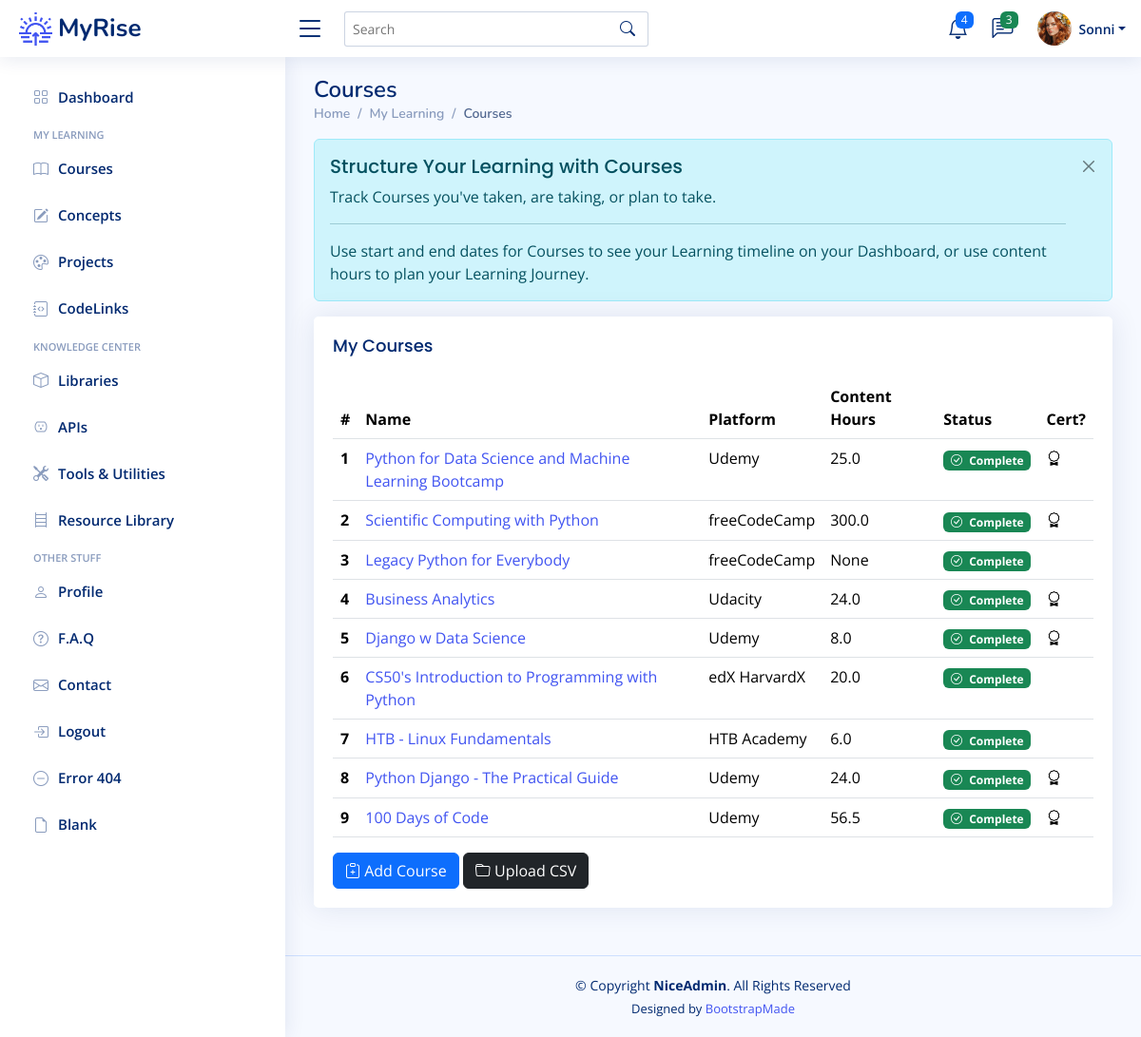
The page /courses (signed in) on the database its author committed.
### app/models.py (models this page shows)
class User(UserMixin, db.Model):
    __tablename__ = "users"
    id: Mapped[int] = mapped_column(Integer, primary_key=True)
    email: Mapped[str] = mapped_column(String(100), unique=True)
    password: Mapped[str] = mapped_column(String(250))
    name: Mapped[str] = mapped_column(String(1000))
    display_name: Mapped[str] = mapped_column(String(1000))
    projects: Mapped[List["Project"]] = relationship(back_populates="user")
    events: Mapped[List["Event"]] = relationship(back_populates="user")
    courses: Mapped[List["Course"]] = relationship(back_populates="user")
    libraries: Mapped[List["Library"]] = relationship(back_populates="user")
    apis: Mapped[List["API"]] = relationship(back_populates="user")
    tools: Mapped[List["Tool"]] = relationship(back_populates="user")
    resources: Mapped[List["Resource"]] = relationship(back_populates="user")
    repos: Mapped[List["Repository"]] = relationship(back_populates="user")
    codelinks: Mapped[List["CodeLink"]] = relationship(back_populates="user")
    concepts: Mapped[List["Concept"]] = relationship('Concept', secondary=user_concept, backref='user')

class Course(db.Model):
    __tablename__ = "courses"
    id: Mapped[int] = mapped_column(Integer, primary_key=True)
    name: Mapped[str] = mapped_column(String(100), unique=True)
    platform: Mapped[str] = mapped_column(String(100))
    url: Mapped[str] = mapped_column(String(250), nullable=True)
    instructor: Mapped[str] = mapped_column(String(100))
    start: Mapped[datetime.date] = mapped_column(Date, nullable=True)
    complete: Mapped[datetime.date] = mapped_column(Date, nullable=True)
    content_hours: Mapped[float] = mapped_column(nullable=True)
    has_cert: Mapped[bool] = mapped_column(Boolean)
    date_added: Mapped[datetime.date] = mapped_column(Date, nullable=False)
    status: Mapped[str] = mapped_column(String(100), nullable=True)
    projects: Mapped[List["Project"]] = relationship(back_populates="course")
    user_id: Mapped[int] = mapped_column(Integer, ForeignKey(User.id), index=True)
    user: Mapped["User"] = relationship(back_populates="courses")

### app/routes.py (the view)
@app.route('/courses')
@login_required
def courses_page():
    get_courses = db.session.execute(db.select(Course).filter_by(user_id=current_user.id)).scalars().all()
    courses = [course for course in get_courses]
    return render_template('courses.html', courses=courses, course_badge=course_statuses)

### app/models.py (called while the page is built)
@login_manager.user_loader
def load_user(user_id):
    return db.get_or_404(User, user_id)

### app/templates/courses.html (shortened to what this page needs)
{% extends 'base.html' %}
{% from 'bootstrap5/form.html' import render_form %}
{% block content %}
	<main id="main" class="main">
    <div class="pagetitle">
      <h1>Courses</h1>
      <nav>
        <ol class="breadcrumb">
          <li class="breadcrumb-item"><a href="index.html">Home</a></li>
          <li class="breadcrumb-item">My Learning</li>
          <li class="breadcrumb-item active">Courses</li>
        </ol>
      </nav>
    </div>
	<div class="alert alert-info  alert-dismissible fade show" role="alert">
		<h4 class="alert-heading">Structure Your Learning with Courses</h4>
		<p>Track Courses you've taken, are taking, or plan to take.</p>
		<hr>
		<p class="mb-0">Use start and end dates for Courses to see your Learning timeline on your Dashboard, or use content hours to plan your Learning Journey.</p>
		<button type="button" class="btn-close" data-bs-dismiss="alert" aria-label="Close"></button>
	  </div>
	 <div class="card">
		<div class="card-body">
		  <h5 class="card-title">My Courses</h5>
		  <table class="table table-hover">
			<thead>
			  <tr>
			    <th scope="col">#</th>
				<th scope="col">Name</th>
				<th scope="col">Platform</th>
				<th scope="col">Content Hours</th>
			    <th scope="col">Status</th>
				<th scope="col">Cert?</th>
			  </tr>
			</thead>
			<tbody>
			{% for course in courses %}
			  <tr>
				<th scope="row">{{ course.id }}</th>
			  	<td><a href="{{ url_for('course_detail', num=course.id ) }}">{{ course.name }}</a></td>
				<td>{{ course.platform }}</td>
				<td>{{ course.content_hours }}</td>
				  {% if course.status %}
				<td><span class="badge {{ course_badge[course.status][1] }}"><i class="bi {{ course_badge[course.status][2] }} me-1"></i> {{ course_badge[course.status][0] }}</span></td>
				  {% else %}
				  <td></td>
				  {% endif %}
				  {% if course.has_cert %}
				<td><i class="bi bi-award"></i></td>
				  {% else %}
				  <td></td>
				  {% endif %}
			  </tr>
			{% endfor %}
			</tbody>
		  </table>
			<a href="{{ url_for('add_new_course') }}">
		  <button type="button" class="btn btn-primary"><i class="bi bi-clipboard-plus"></i> Add Course</button>
			</a>
			<a href="{{ url_for('import_courses') }}">
		  <button type="button" class="btn btn-dark"><i class="bi bi-folder"></i> Upload CSV</button>
			</a>
		</div>
	 </div>
	</main>
{% endblock %}

### app/templates/base.html (shortened to what this page needs)
<!doctype html>
<html lang="en">
  <head>
	  {% block styles %}
		<link href="https://cdn.jsdelivr.net/npm/bootstrap@5.3.3/dist/css/bootstrap.min.css" rel="stylesheet">
	  	<link href="{{ url_for('static', filename='vendor/bootstrap/css/bootstrap.min.css') }}" rel="stylesheet">
	  	<link href="{{ url_for('static', filename='vendor/bootstrap-icons/bootstrap-icons.css') }}" rel="stylesheet">
	  	<link href="{{ url_for('static', filename='vendor/boxicons/css/boxicons.min.css') }}" rel="stylesheet">
	  	<link href="{{ url_for('static', filename='vendor/quill/quill.snow.css') }}" rel="stylesheet">
	  	<link href="{{ url_for('static', filename='vendor/quill/quill.bubble.css') }}" rel="stylesheet">
	  	<link href="{{ url_for('static', filename='vendor/remixicon/remixicon.css') }}" rel="stylesheet">
	  	<link href="{{ url_for('static', filename='vendor/simple-datatables/style.css') }}" rel="stylesheet">
	  	<link href="{{ url_for('static', filename='css/style.css' ) }}" rel="stylesheet">
    	{% endblock %}
  </head>
  <body>
  	{% include "heading.html" %}
    {% block content %}{% endblock %}
	{% include 'footer.html' %}
  </body>
</html>

### app/templates/heading.html (shortened to what this page needs)
{% from 'bootstrap5/nav.html' import render_nav_item %}
{% from 'bootstrap5/form.html' import render_form %}
  <header id="header" class="header fixed-top d-flex align-items-center">
    <div class="d-flex align-items-center justify-content-between">
      <a href="{{ url_for('home') }}" class="logo d-flex align-items-center">
        <img src="{{ url_for('static', filename='img/logo.png') }}" alt="sun-rise">
        <span class="d-none d-lg-block">MyRise</span>
      </a>
      <i class="bi bi-list toggle-sidebar-btn"></i>
    </div>
    <div class="search-bar">
      <form class="search-form d-flex align-items-center" method="POST" action="#">
        <input type="text" name="query" placeholder="Search" title="Enter search keyword">
        <button type="submit" title="Search"><i class="bi bi-search"></i></button>
      </form>
    </div>
    <nav class="header-nav ms-auto">
      <ul class="d-flex align-items-center">
        <li class="nav-item dropdown">
          <a class="nav-link nav-icon" href="#" data-bs-toggle="dropdown">
            <i class="bi bi-bell"></i>
            <span class="badge bg-primary badge-number">4</span>
          </a>
        </li>
        <li class="nav-item dropdown">
          <a class="nav-link nav-icon" href="#" data-bs-toggle="dropdown">
            <i class="bi bi-chat-left-text"></i>
            <span class="badge bg-success badge-number">3</span>
          </a>
        </li>
        <li class="nav-item dropdown pe-3">
          <a class="nav-link nav-profile d-flex align-items-center pe-0" href="#" data-bs-toggle="dropdown">
            <img src="{{ url_for('static', filename='img/profile-img.png') }}" alt="Profile" class="rounded-circle">
            <span class="d-none d-md-block dropdown-toggle ps-2">{{ current_user.display_name }}</span>
          </a>
        </li>
      </ul>
    </nav>
  </header>
  <aside id="sidebar" class="sidebar">
    <ul class="sidebar-nav" id="sidebar-nav">
      <li class="nav-item">
        <a class="nav-link collapsed" href="{{ url_for('home') }}">
          <i class="bi bi-grid"></i>
          <span>Dashboard</span>
        </a>
      </li>
<li class="nav-heading">My Learning</li>
	  <li class="nav-item">
        <a class="nav-link collapsed" href="{{ url_for('courses_page') }}">
          <i class="bi bi-book"></i>
          <span>Courses</span>
        </a>
      </li>
	  <li class="nav-item">
        <a class="nav-link collapsed" href="{{ url_for('concepts_page') }}">
          <i class="bi bi-pencil-square"></i>
          <span>Concepts</span>
        </a>
      </li>
	  <li class="nav-item">
        <a class="nav-link collapsed" href="{{ url_for('projects_page') }}">
          <i class="bi bi-palette"></i>
          <span>Projects</span>
        </a>
      </li>
	  <li class="nav-item">
        <a class="nav-link collapsed" href="{{ url_for('codelinks_page') }}">
          <i class="bi bi-journal-code"></i>
          <span>CodeLinks</span>
        </a>
      </li>
<li class="nav-heading">Knowledge Center</li>
	  <li class="nav-item">
        <a class="nav-link collapsed" href="{{ url_for('libraries_page') }}">
          <i class="bi bi-box"></i>
          <span>Libraries</span>
        </a>
      </li>
	  <li class="nav-item">
        <a class="nav-link collapsed" href="{{ url_for('apis_page') }}">
          <i class="bi bi-outlet"></i>
          <span>APIs</span>
        </a>
      </li>
	  <li class="nav-item">
        <a class="nav-link collapsed" href="{{ url_for('tools_page') }}">
          <i class="bi bi-tools"></i>
          <span>Tools & Utilities</span>
        </a>
      </li>
	  <li class="nav-item">
        <a class="nav-link collapsed" href="{{ url_for('resources_page') }}">
          <i class="bi bi-bookshelf"></i>
          <span>Resource Library</span>
        </a>
      </li>
	<li class="nav-heading">Other Stuff</li>
      <li class="nav-item">
        <a class="nav-link collapsed" href="{{ url_for('profile') }}">
          <i class="bi bi-person"></i>
          <span>Profile</span>
        </a>
      </li>
      <li class="nav-item">
        <a class="nav-link collapsed" href="{{ url_for('faq') }}">
          <i class="bi bi-question-circle"></i>
          <span>F.A.Q</span>
        </a>
	  </li>
      <li class="nav-item">
        <a class="nav-link collapsed" href="{{ url_for('contact') }}">
          <i class="bi bi-envelope"></i>
          <span>Contact</span>
        </a>
      </li>
	{% if not current_user.is_authenticated %}
      <li class="nav-item">
        <a class="nav-link collapsed" href="{{ url_for('register') }}">
          <i class="bi bi-card-list"></i>
          <span>Register</span>
        </a>
      </li>
      <li class="nav-item">
        <a class="nav-link collapsed" href="{{ url_for('login') }}">
          <i class="bi bi-box-arrow-in-right"></i>
          <span>Login</span>
        </a>
      </li>
	{% else %}
		<li class="nav-item">
        <a class="nav-link collapsed" href="{{ url_for('logout') }}">
          <i class="bi bi-box-arrow-in-right"></i>
          <span>Logout</span>
        </a>
      </li>
	{% endif %}
      <li class="nav-item">
        <a class="nav-link collapsed" href="pages-error-404.html">
          <i class="bi bi-dash-circle"></i>
          <span>Error 404</span>
        </a>
      </li>
      <li class="nav-item">
        <a class="nav-link collapsed" href="pages-blank.html">
          <i class="bi bi-file-earmark"></i>
          <span>Blank</span>
        </a>
      </li>
    </ul>
  </aside>

### app/templates/footer.html
  <footer id="footer" class="footer">
    <div class="copyright">
      &copy; Copyright <strong><span>NiceAdmin</span></strong>. All Rights Reserved
    </div>
    <div class="credits">
      Designed by <a href="https://bootstrapmade.com/">BootstrapMade</a>
    </div>
  </footer>

### app/static/css/style.css (style rules this page uses)
:root { scroll-behavior: smooth; }
body { font-family: "Open Sans", sans-serif; background: #f6f9ff; color: #444444; }
a { color: #4154f1; text-decoration: none; }
h1, h2, h3, h4, h5, h6 { font-family: "Nunito", sans-serif; }
#main { margin-top: 60px; padding: 20px 30px; transition: all 0.3s; }
.pagetitle { margin-bottom: 10px; }
.pagetitle h1 { font-size: 24px; margin-bottom: 0; font-weight: 600; color: #012970; }
.card { margin-bottom: 30px; border: none; border-radius: 5px; box-shadow: 0px 0 30px rgba(1, 41, 112, 0.1); }
.card-title { padding: 20px 0 15px 0; font-size: 18px; font-weight: 500; color: #012970; font-family: "Poppins", sans-serif; }
.card-body { padding: 0 20px 20px 20px; }
.alert-heading { font-weight: 500; font-family: "Poppins", sans-serif; font-size: 20px; }
.btn-close { background-size: 25%; }
.breadcrumb { font-size: 14px; font-family: "Nunito", sans-serif; color: #899bbd; font-weight: 600; }
.breadcrumb a { color: #899bbd; transition: 0.3s; }
.breadcrumb .breadcrumb-item::before { color: #899bbd; }
.breadcrumb .active { color: #51678f; font-weight: 600; }
.logo { line-height: 1; }
@media (min-width: 1200px) { .logo { width: 280px; } }
.logo img { max-height: 35px; margin-right: 6px; }
.logo span { font-size: 26px; font-weight: 700; color: #012970; font-family: "Nunito", sans-serif; }
.header { transition: all 0.5s; z-index: 997; height: 60px; box-shadow: 0px 2px 20px rgba(1, 41, 112, 0.1); background-color: #fff; padding-left: 20px; }
.header .toggle-sidebar-btn { font-size: 32px; padding-left: 10px; cursor: pointer; color: #012970; }
.header .search-bar { min-width: 360px; padding: 0 20px; }
.header .search-form { width: 100%; }
.header .search-form input { border: 0; font-size: 14px; color: #012970; border: 1px solid rgba(1, 41, 112, 0.2); padding: 7px 38px 7px 8px; border-radius: 3px; transition: 0.3s; width: 100%; }
.header .search-form button { border: 0; padding: 0; margin-left: -30px; background: none; }
.header .search-form button i { color: #012970; }
.header-nav ul { list-style: none; }
.header-nav>ul { margin: 0; padding: 0; }
.header-nav .nav-icon { font-size: 22px; color: #012970; margin-right: 25px; position: relative; }
.header-nav .nav-profile { color: #012970; }
.header-nav .nav-profile img { max-height: 36px; }
.header-nav .nav-profile span { font-size: 14px; font-weight: 600; }
.header-nav .badge-number { position: absolute; inset: -2px -5px auto auto; font-weight: normal; font-size: 12px; padding: 3px 6px; }
.sidebar { position: fixed; top: 60px; left: 0; bottom: 0; width: 300px; z-index: 996; transition: all 0.3s; padding: 20px; overflow-y: auto; scrollbar-width: thin; scrollbar-color: #aab7cf transparent; box-shadow: 0px 0px 20px rgba(1, 41, 112, 0.1); background-color: #fff; }
@media (min-width: 1200px) { #main, #footer { margin-left: 300px; } }
.sidebar-nav { padding: 0; margin: 0; list-style: none; }
.sidebar-nav li { padding: 0; margin: 0; list-style: none; }
.sidebar-nav .nav-item { margin-bottom: 5px; }
.sidebar-nav .nav-heading { font-size: 11px; text-transform: uppercase; color: #899bbd; font-weight: 600; margin: 10px 0 5px 15px; }
.sidebar-nav .nav-link { display: flex; align-items: center; font-size: 15px; font-weight: 600; color: #4154f1; transition: 0.3; background: #f6f9ff; padding: 10px 15px; border-radius: 4px; }
.sidebar-nav .nav-link i { font-size: 16px; margin-right: 10px; color: #4154f1; }
.sidebar-nav .nav-link.collapsed { color: #012970; background: #fff; }
.sidebar-nav .nav-link.collapsed i { color: #899bbd; }
.footer { padding: 20px 0; font-size: 14px; transition: all 0.3s; border-top: 1px solid #cddfff; }
.footer .copyright { text-align: center; color: #012970; }
.footer .credits { padding-top: 5px; text-align: center; font-size: 13px; color: #012970; }

### rows shown on the page
User: display_name "Sonni"
Course: id "1", name "Python for Data Science and Machine Learning Bootcamp", platform "Udemy", content_hours "25.0", status "Complete", has_cert True (drawn)
Course: id "2", name "Scientific Computing with Python", platform "freeCodeCamp", content_hours "300.0", status "Complete", has_cert True (drawn)
Course: id "3", name "Legacy Python for Everybody", platform "freeCodeCamp", content_hours "None", status "Complete", has_cert False (drawn)
Course: id "4", name "Business Analytics", platform "Udacity", content_hours "24.0", status "Complete", has_cert True (drawn)
Course: id "5", name "Django w Data Science", platform "Udemy", content_hours "8.0", status "Complete", has_cert True (drawn)
Course: id "6", name "CS50's Introduction to Programming with Python", platform "edX HarvardX", content_hours "20.0", status "Complete", has_cert False (drawn)
Course: id "7", name "HTB - Linux Fundamentals", platform "HTB Academy", content_hours "6.0", status "Complete", has_cert False (drawn)
Course: id "8", name "Python Django - The Practical Guide", platform "Udemy", content_hours "24.0", status "Complete", has_cert True (drawn)
Course: id "9", name "100 Days of Code", platform "Udemy", content_hours "56.5", status "Complete", has_cert True (drawn)
